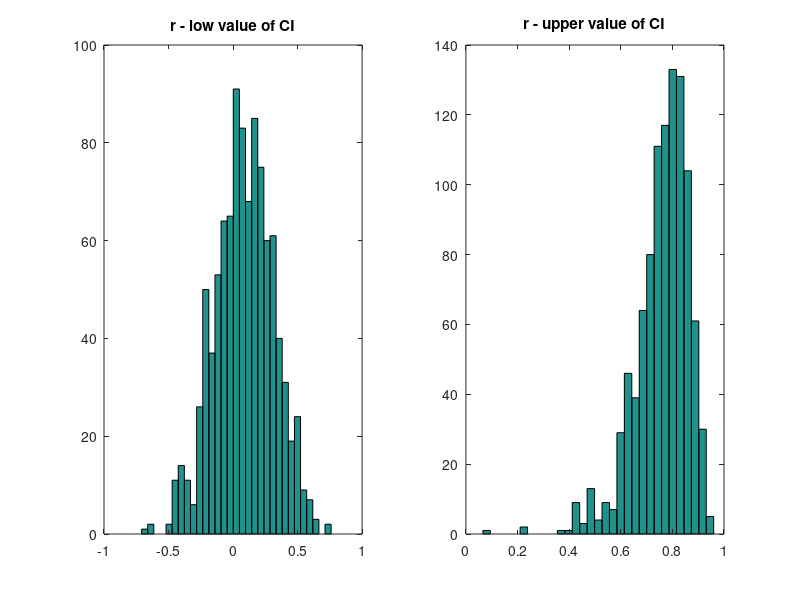

Reproduce this figure in MATLAB.
%% 5-1
%% Data
clc; clear all; close all;
M = 1000;
n = 20;
meanX = 0;
meanY = 0;
sigmaX = 1;
sigmaY = 1;
rho  = 0.5;
alpha = 0.05;
bins = floor(sqrt(M));
%% [c]
%n = 200;
%% [a,b]
fprintf('[a]\nCreating data with rho = %.2f\nCheck histograms\n',rho);
sigmaXY = sigmaX*sigmaY*rho;
%sigmaXY = sigmaX*sigmaY*rho^2; %[d]
r = NaN*ones(M,1);
for i=1:M
    data = mvnrnd([meanX meanY],[sigmaX^2 sigmaXY;sigmaXY sigmaY^2],n);
    X = data(:,1);
    Y = data(:,2);
    %X = X.^2; Y = Y.^2; %[d]
    temp = corrcoef(X,Y);
    r(i) = temp(1,2);
end

z = 0.5*log((1+r)./(1-r));
z_low = z-(norminv(1-alpha/2)*sqrt(1/(n-3)));
z_upper = z+(norminv(1-alpha/2)*sqrt(1/(n-3)));
r_low = tanh(z_low);
r_upper = tanh(z_upper);

H1 = NaN*ones(M,1);
H2 = NaN*ones(M,1);
t0 = r.*sqrt((n-2)./(1-r.^2));
for i=1:M
    %% Check if rho inside r's CI
    if rho<r_low(i) | rho>r_upper(i)
        H1(i) = 1;
    else
        H1(i) = 0;
    end
    %% Hypothesis Checking
    if t0(i)<-tinv(1-alpha/2,n-2) | t0(i)>tinv(1-alpha/2,n-2)
        H2(i) = 1;
    else
        H2(i) = 0;
    end
end

%% Answers
figure(1)
subplot(1,2,1)
hist(r_low,bins);
title('r - low value of CI')
subplot(1,2,2)
hist(r_upper,bins);
title('r - upper value of CI')
fprintf('rho insde r''s CI at %f%%\n',100*length(find(H1==0))/M);
fprintf('[b]\n Null hypothesis r=0 is accepted at %f%%\n',100*length(find(H2==0))/M);